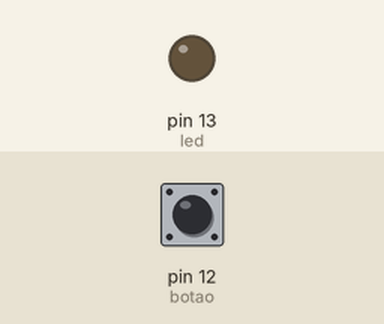
This sketch was run on a simulated Arduino Uno, built with avr-gcc and run on an emulated ATmega328P. Parts: output pins drawn as LEDs (lit = HIGH). Dashed ring = blinking. The test bench sets the inputs (shaded band); at power-on: pin 12 (botao) LOW.

Above: at 1.2 s.
1.3 s: pin 12 (botao) pulled HIGH for 1 s
At 1.55 s:
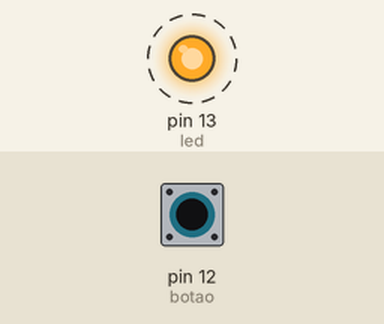
4.3 s: pin 12 (botao) pulled HIGH for 3.2 s
At 8.2 s:
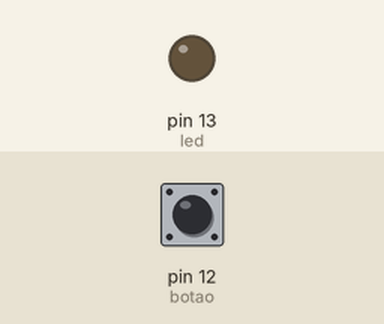
Timing chart, 0 to 9.7 s (numbered marks = the images above; inputs shaded):
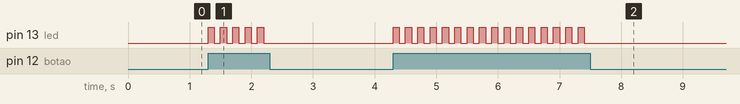

The sketch:

Segdor_de_linha.ino
```cpp
int led = 13;
int botao = 12;

void setup() {
pinMode(led,OUTPUT);
pinMode(botao,INPUT);
}

void loop() {

  if(digitalRead(botao)){
    digitalWrite(led,!digitalRead(led));
    delay(100);
  }

}
```

Measured:
- after the input at 1.3 s, pin 13 (led): alternates HIGH for 0.10 s and LOW for 0.10 s, 10 changes in all, then stays LOW, starting at once
- after the input at 4.3 s, pin 13 (led): alternates HIGH for 0.10 s and LOW for 0.10 s, 32 changes in all, then stays LOW, starting at once
